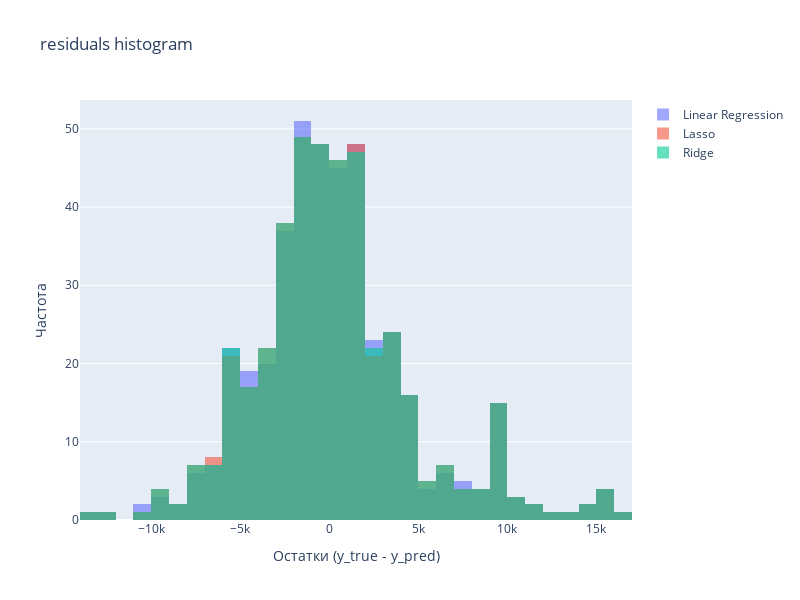

Notebook code cell kept with this figure:
### Code cell
plot_predictions(linear_models_preds, y_linear_test)

### Figure 1 — Plotly figure (JSON) as saved in the notebook; plotly's stock layout.template omitted (floating-point values rounded to 4 significant figures; data arrays with more than 128 entries replaced by an {"elided": "..."} marker saying what was removed)
{"data": [{"name": "Linear Regression", "nbinsx": 50, "opacity": 0.6, "type": "histogram", "x": {"elided": "423 int values"}}, {"name": "Lasso", "nbinsx": 50, "opacity": 0.6, "type": "histogram", "x": {"elided": "423 float values"}}, {"name": "Ridge", "nbinsx": 50, "opacity": 0.6, "type": "histogram", "x": {"elided": "423 float values"}}], "layout": {"barmode": "overlay", "height": 600, "title": {"text": "residuals histogram"}, "width": 800, "xaxis": {"title": {"text": "Остатки (y_true - y_pred)"}}, "yaxis": {"title": {"text": "Частота"}}}}
